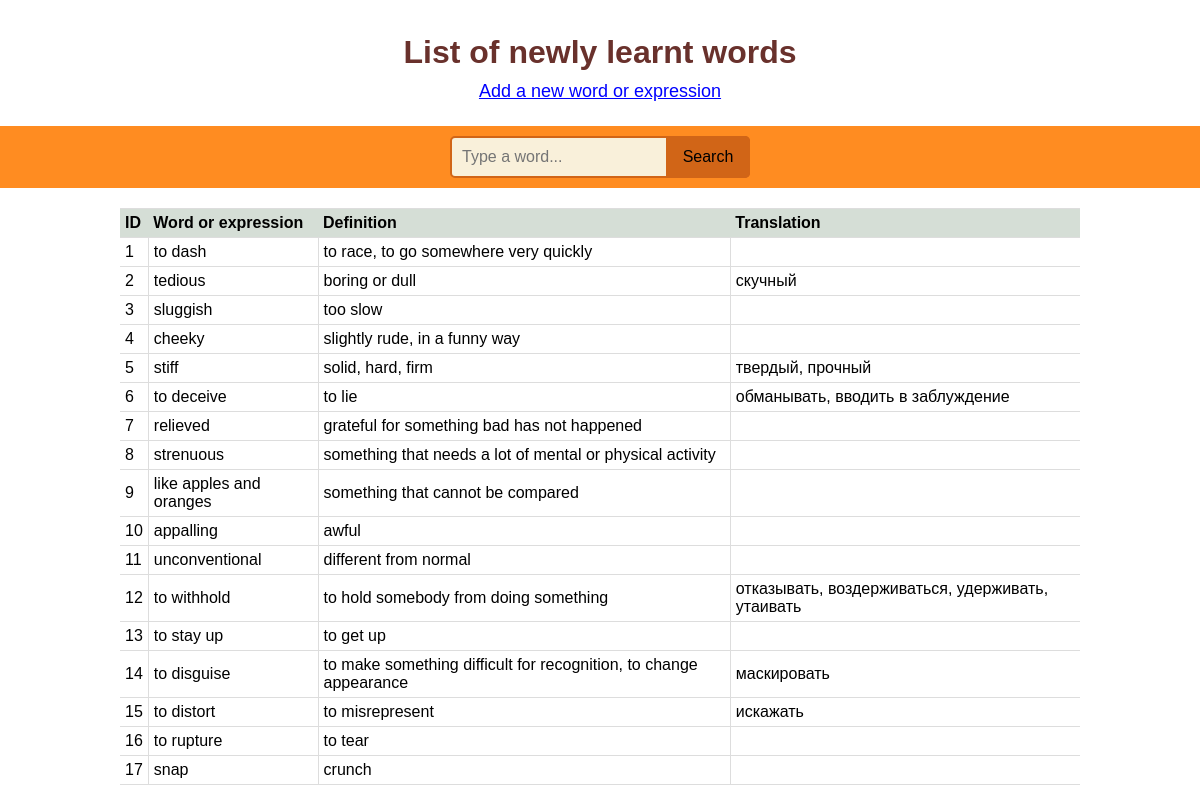
The page /word_list/ on the database its author committed.
### tables this page shows
CREATE TABLE vocabulary (
    word_id INTEGER NOT NULL PRIMARY KEY AUTOINCREMENT,
    word VARCHAR NOT NULL,
    description VARCHAR NOT NULL,
    word_translation VARCHAR
);

### main.py (the view)
@app.route("/word_list/")
def word_list():
    word_list = query_db('SELECT * FROM vocabulary;')
    search = request.args.get('search')
    if search:
        list_req = []
        for i in word_list:
            if search in i[1]:
                list_req.append(i)
        return render_template('word_list.html', word_list=list_req, count=len(list_req), search=search)
    return render_template('word_list.html', word_list=word_list)

### main.py (called while the page is built)
def get_db():
    db = getattr(g, '_database', None)
    if db is None:
        db = g._database = sqlite3.connect(DATABASE)
    return db

@app.teardown_appcontext
def close_connection(exception):
    db = getattr(g, '_database', None)
    if db is not None:
        db.close()

def query_db(query, args=(), one=False):
    cur = get_db().execute(query, args)
    rv = cur.fetchall()
    cur.close()
    return (rv[0] if rv else None) if one else rv

### templates/word_list.html (shortened to what this page needs)
<!DOCTYPE html>
<html lang="en">
<head>
    <link rel="stylesheet" href="/static/word_list/styles.css">
     <div class="flex flex-center">
         <h1>List of newly learnt words</h1>
     </div>
</head>
<body>
    <a href="/add_words/">Add a new word or expression</a>
    <div class="d1">
        <form action="" method="get">
            <input name="search" placeholder="Type a word..." type="search">
            <button type="submit">Search</button>
        </form>
    </div>
    <div class="results">
    </div>
     <table>
         <tbody>
             <tr>
                 <th>ID</th>
                 <th>Word or expression</th>
                 <th>Definition</th>
                 <th>Translation</th>
             </tr>
             {% for i in word_list %}
             <tr>
                 {% for j in i %}
                 <td>
                 {% if j is not none %}
                     {{j}}
                     {% endif %}
                 </td>
                 {% endfor %}
             </tr>
             {% endfor %}
         </tbody>
     </table>
</body>
</html>

### static/word_list/styles.css (style rules this page uses)
* { margin: 0; padding: 0; }
body { font-family: "Gill Sans", sans-serif; }
h1 { color: #69312c; width: 100%; height: 100%; display: flex; justify-content: center; align-items: center; margin-top: 2%; }
.results { width: 100%; height: 100%; display: flex; justify-content: center; align-items: center; color: black margin-top: -30%; margin-bottom: -2%; }
* { box-sizing: border-box; }
div { padding: 10px 0 }
form { position: relative; width: 300px; margin: 0 auto; }
.d1 { background: #ff8c21; margin-top: 0%; }
.d1 input { font-family: "Gill Sans", sans-serif; font-size: 16px; width: 100%; height: 42px; padding-left: 10px; border: 2px solid #d16517; border-radius: 5px; outline: none; background: #F9F0DA; color: #9E9C9C; }
.d1 button { font-family: "Gill Sans", sans-serif; font-size: 16px; position: absolute; top: 0; right: 0px; width: 84px; height: 42px; border: none; background: #d16517; border-radius: 0 5px 5px 0; cursor: pointer; }
a { font-size: 18px; width: 100%; height: 100%; display: flex; justify-content: center; align-items: center; color: blue; margin-top: 0; margin-bottom: 2%; }
table { border-collapse: collapse; width: 80%; height: 80%; padding: 20px; margin-top: 2%; margin-left: 10%; margin-right: 10%; }
table th { text-align: left; }
th { font-weight: bold; padding: 5px; background: #d5ded6; border: 1px solid #dddddd; border-left: none; border-right: none; }
td { border: 1px solid #dddddd; padding: 5px; }
tr td:first-child, .table tr th:first-child { border-left: none; }
tr td:last-child, .table tr th:last-child { border-right: none; }
html { scroll-behavior: smooth; }

### rows shown on the page
vocabulary: i "1", word "to dash", description "to race, to go somewhere very quickly"
vocabulary: i "2", word "tedious", description "boring or dull", word_translation "скучный"
vocabulary: i "3", word "sluggish", description "too slow"
vocabulary: i "4", word "cheeky", description "slightly rude, in a funny way"
vocabulary: i "5", word "stiff", description "solid, hard, firm", word_translation "твердый, прочный"
vocabulary: i "6", word "to deceive", description "to lie", word_translation "обманывать, вводить в заблуждение"
vocabulary: i "7", word "relieved", description "grateful for something bad has not happened"
vocabulary: i "8", word "strenuous", description "something that needs a lot of mental or physical activity"
vocabulary: i "9", word "like apples and oranges", description "something that cannot be compared"
vocabulary: i "10", word "appalling", description "awful"
vocabulary: i "11", word "unconventional", description "different from normal"
vocabulary: i "12", word "to withhold", description "to hold somebody from doing something", word_translation "отказывать, воздерживаться, удерживать, утаивать"
vocabulary: i "13", word "to stay up", description "to get up"
vocabulary: i "14", word "to disguise", description "to make something difficult for recognition, to change appearance", word_translation "маскировать"
vocabulary: i "15", word "to distort", description "to misrepresent", word_translation "искажать"
vocabulary: i "16", word "to rupture", description "to tear"
vocabulary: i "17", word "snap", description "crunch"
